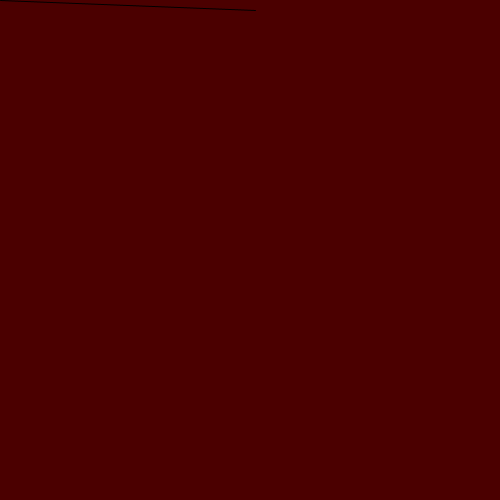
Frame 1 (no input)
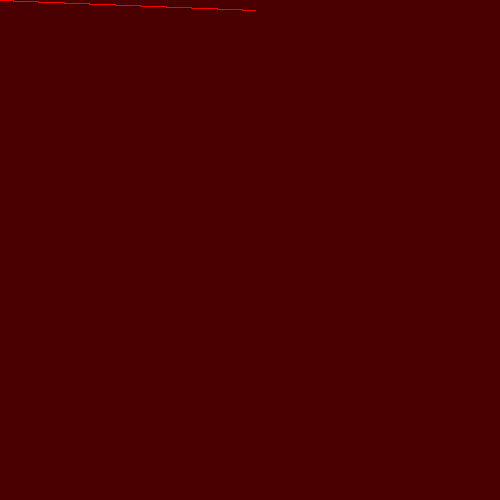
Frame 60 (the mouse pressed at the canvas centre just before this capture)
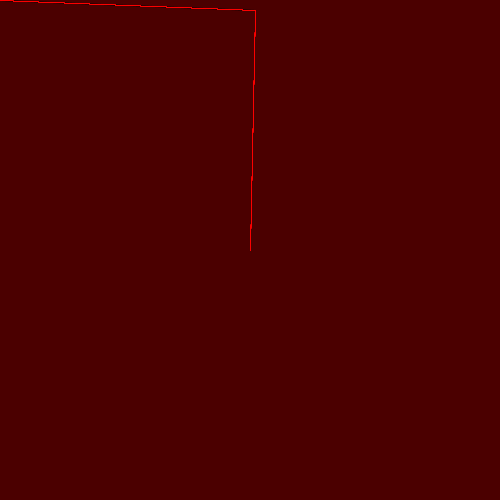
Frame 120 (the mouse held since frame 60 and released just before this capture)

The Processing sketch that drew these frames (run headless with seeded random() and noise(); from frame 60 on, the mouse is pressed at the canvas centre):

// Processing sketch: processing_120675
// ── processing_120675.pde


int movY = 0 + 10;


void setup () {
size (500,500);
background (75,0,0);
}


void draw () {
 line (mouseX, mouseY, 255, movY);
 stroke (255, 0, 0);
  strokeWeight (1/12);
  
  
//for (int i = 0; i< width; i = i+10) {
//  strokeWeight (1/8);
  //stroke (255, 0, 0); 
  //line (origen, origen, 255, i);
// }
}
